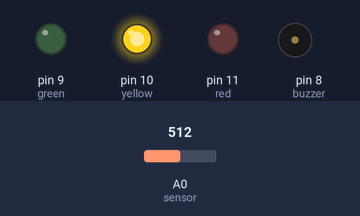
Bench run of a sketch on a simulated Arduino Uno, built with avr-gcc and run on an emulated ATmega328P. Parts: output pins drawn as LEDs (lit = HIGH), buzzer (waves = sounding, pin HIGH). The test bench sets the inputs (shaded band); at power-on: A0 (sensor) = 512.

Above: at 1.2 s.
1.3 s: A0 (sensor) set to 366
2.8 s: A0 (sensor) set to 340
At 3.1 s:
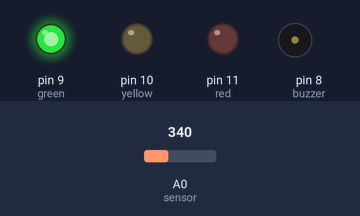
4.3 s: A0 (sensor) set to 710
At 5.5 s:
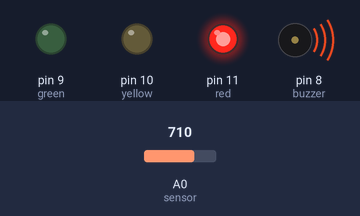
5.8 s: A0 (sensor) set to 687
At 6.8 s:
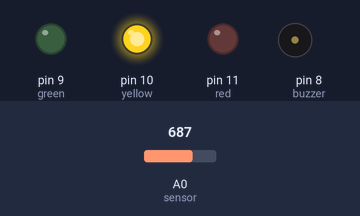
7.3 s: A0 (sensor) set to 716
At 8.0 s:
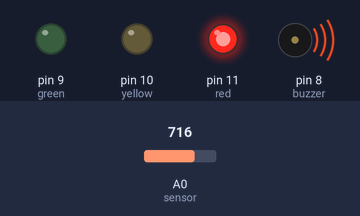
Timing chart, 0 to 9.8 s (numbered marks = the images above; inputs shaded):
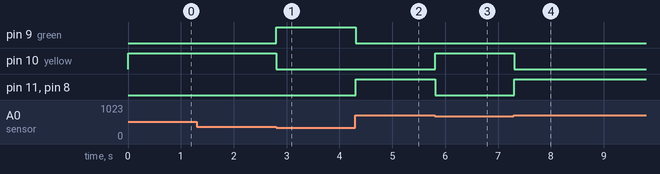

Measured:
- the behaviour switches between 350 and 349 on A0 (sensor) (found by bisection; images 0 and 1)
- the behaviour switches between 700 and 699 on A0 (sensor) (found by bisection; images 2 and 3)
- after the input at 2.8 s, pin 9 (green): LOW → HIGH at once; pin 10 (yellow): HIGH → LOW at once
- after the input at 4.3 s, pin 9 (green): HIGH → LOW at once; pin 11 (red), pin 8 (buzzer): LOW → HIGH at once
- after the input at 5.8 s, pin 10 (yellow): LOW → HIGH at once; pin 11 (red), pin 8 (buzzer): HIGH → LOW at once
- after the input at 7.3 s, pin 10 (yellow): HIGH → LOW at once; pin 11 (red), pin 8 (buzzer): LOW → HIGH at once

The sketch:

exquisite_sango_snicket1.ino
```cpp
int sensor = A0;
int green = 9;
int yellow = 10;
int red = 11;
int buzzer = 8;

void setup() {
  pinMode(green, OUTPUT);
  pinMode(yellow, OUTPUT);
  pinMode(red, OUTPUT);
  pinMode(buzzer, OUTPUT);
}

void loop() {
  int level = analogRead(sensor);

  digitalWrite(green, LOW);
  digitalWrite(yellow, LOW);
  digitalWrite(red, LOW);
  digitalWrite(buzzer, LOW);

  if (level < 350) {
    digitalWrite(green, HIGH);
  }
  else if (level < 700) {
    digitalWrite(yellow, HIGH);
  }
  else {
    digitalWrite(red, HIGH);
    digitalWrite(buzzer, HIGH);
  }

  delay(100);
}
```
